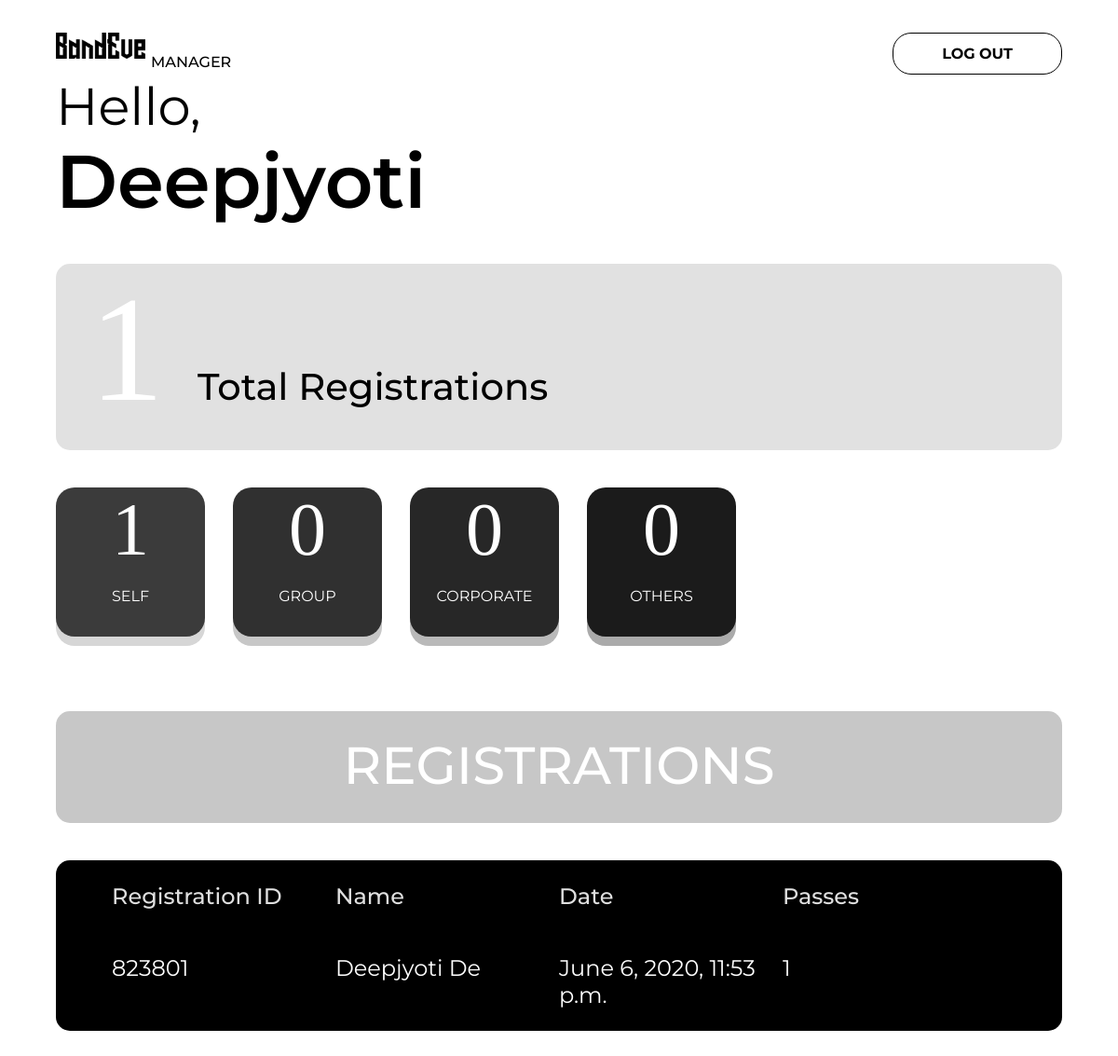
/manager/admin_page (signed in), run on an earlier commit of the app's database.
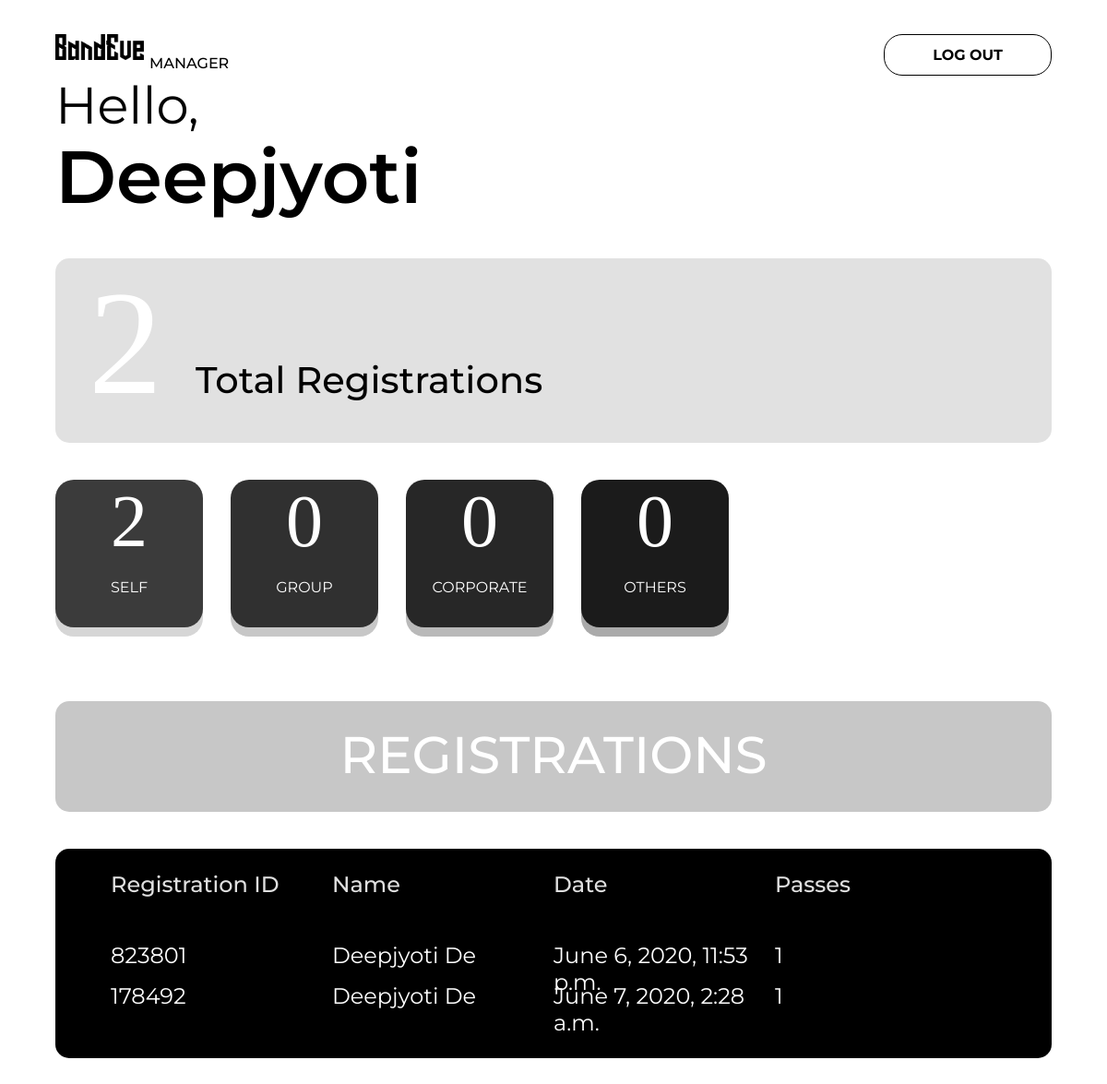
And on a later commit of the database.
### event/models.py (models this page shows, shortened)
class Register(models.Model):
    regChoice = (
        ('Self', 'Self'),
        ('Group', 'Group'),
        ('Corporate', 'Corporate'),
        ('Others', 'Others'),
    )
    name = models.CharField(max_length=50)
    email = models.EmailField(max_length=254,null=True)
    phoneNumber = PhoneNumberField(null=True)
    idCard = models.ImageField(upload_to='idCard', null=True)
    regType = models.CharField(max_length=25, choices=regChoice,null=True)
    ticketNo = models.CharField(max_length=20, null=True)
    date = models.DateTimeField(auto_now=True)
    expDate = models.DateTimeField(null=True)
    status = models.BooleanField(default=False)
    random = models.IntegerField(null=True)

### admin_app/views.py (the view)
# urls.py: path('admin_page', views.admin_page, name='admin_page'),
@login_required(login_url="manager_login")
def admin_page(request):
    data = Register.objects.all()
    Self = Register.objects.filter(regType="Self").count()
    Group = Register.objects.filter(regType="Group").count()
    Corporate = Register.objects.filter(regType="Corporate").count()
    Others = Register.objects.filter(regType="Others").count()
    Total = Self+Group+Corporate+Others
    context = {
        "data": data,
        "Self": Self,
        "Group": Group,
        "Corporate": Corporate,
        "Others": Others,
        "Total": Total,
    }
    return render(request, "admin_page.html", context)

### templates/admin_page.html (shortened to what this page needs)
{% load static %}
<!DOCTYPE html>
<html lang="en">
<head>
    <link rel="stylesheet" href="https://cdnjs.cloudflare.com/ajax/libs/font-awesome/5.12.0-2/css/all.min.css">
    <link rel="stylesheet" href="{% static 'css/admin_page.css' %}">
</head>
<body>
    <a id="btn2" href="{% url 'manager_logout' %}">LOG OUT</a>
    <a href="/"><img id="bev" src="{% static 'img/Bandeve.png' %}" alt=""></a>
    <p id="man">manager</p>
    {% if user.is_authenticated %}
    <p id="hl">Hello,</p>
    <p id="adm">{{user.username}}</p>
    {% endif %}
    <div id="tot">
        <p id="totl">{{Total}}</p>
        <p id="totlr">Total Registrations</p>
    </div>
    <div id="divided">
        <div id="divided1">
            <div id="self">
                <p id="divnum">{{Self}}</p>
                <p id="divname">SELF</p>
            </div>
            <div id="group">
                <p id="divnum">{{Group}}</p>
                <p id="divname">GROUP</p>
            </div>
        </div>
        <div id="divided2">
            <div id="corporate">
                <p id="divnum">{{Corporate}}</p>
                <p id="divname">CORPORATE</p>
            </div>
            <div id="others">
                <p id="divnum">{{Others}}</p>
                <p id="divname">OTHERS</p>
            </div>
        </div>
    </div>
    <div id="tot2">
        <p>REGISTRATIONS</p>
    </div>
    <div id="list">
        <div id="listdiv">
            <p><span id="rg">Registration</span> ID</p>
            <p id="nm">Name</p>
            <p id="dt">Date</p>
            <p id="ps">Passes</p>
        </div>
        {% for x in data %}
        <div id="listdivitem">
            <p><a style="text-decoration: none; color: white;" href="{% url 'profile' x.id %}">{{x.random}}</a></p>
            <p>{{x.name}}</p>
            <p>{{x.date}}</p>
            <p>{{x.ticketNo}}</p>
        </div>
        {% endfor %}
    </div>
</body>
</html>

### static/css/admin_page.css (style rules this page uses)
body { margin: 0; padding: 0; }
#hl { font-size: 7vh; font-family: montserrat,'sans-serif'; margin-left: 5vw; padding: 0; margin-top: 10vh; }
#adm { font-size: 10vh; font-family: montserrat,'sans-serif'; margin-left: 5vw; padding: 0; margin-top: -5vh; margin-bottom: 0; font-weight: 600; }
#bev { left: 5%; width: 8vw; height: auto; position: absolute; top: 3%; background: rgba(112, 43, 43, 0); z-index: 8; }
#man { left: 13.5%; width: 8vw; height: auto; position: absolute; top: 3.5%; font-weight: 500; text-transform: uppercase; background: rgba(112, 43, 43, 0); z-index: 8; font-family: montserrat,'sans-serif'; }
#tot { border-radius: 15px; height: 25vh; width: 90vw; background: rgba(0, 0, 0, 0.116); margin-left: 5vw; margin-top: 5vh; display: flex; flex-direction: row; align-items: baseline; }
#totl { font-size: 20vh; font-family: fantasy; margin-left: 3vw; margin-top: 0vh; color: rgb(255, 255, 255); }
#totlr { font-size: 5vh; font-weight: 500; margin-left: 3vw; margin-top: 5vh; color: rgb(0, 0, 0); font-family: montserrat,'sans-serif'; }
#self,#group,#corporate,#others { width: 20vh; height: 20vh; border-radius: 20px; margin-right: 2.5vw; text-align: center; }
#divided { margin-left: 5vw; margin-top: 5vh; display: flex; flex-direction: row; }
#divided1,#divided2 { display: flex; flex-direction: row; }
#divnum { color: white; font-size: 10vh; margin-top: 0; margin-bottom: 0; font-family: fantasy; }
#divname { color: white; font-family: montserrat,'sans-serif'; }
#group { background: rgb(48, 48, 48); box-shadow: 0px 10px rgb(199, 199, 199); }
#corporate { background: rgb(39, 39, 39); box-shadow: 0px 10px rgb(185, 185, 185); }
#self { background: rgb(59, 59, 59); box-shadow: 0px 10px rgb(214, 214, 214); }
#others { background: rgb(27, 27, 27); box-shadow: 0px 10px rgb(170, 170, 170); }
#tot2 { border-radius: 15px; height: 15vh; width: 90vw; background: rgba(0, 0, 0, 0.219); margin-left: 5vw; margin-top: 10vh; display: flex; flex-direction: row; align-items: baseline; }
#tot2 p { width: 90vw; text-align: center; font-size: 7vh; margin-top: 3vh; font-weight: 500; color: rgb(255, 255, 255); font-family: montserrat,'sans-serif'; }
#list { margin-top: 5vh; margin-bottom: 10vh; border-radius: 15px; margin-left: 5vw; height: auto; width: 90vw; background: #000; }
#listdiv { display: flex; flex-direction: row; margin-left: 5vw; }
#list #listdiv p { color: rgb(223, 223, 223); width: 20vw; font-family: montserrat,'sans-serif'; text-align: left; font-size: 3vh; font-weight: 500; }
#listdivitem { display: flex; flex-direction: row; margin-left: 5vw; margin-bottom: -5vh; margin-top: 0; }
#list #listdivitem p { color: rgb(255, 255, 255); width: 20vw; font-family: montserrat,'sans-serif'; text-align: left; font-size: 3vh; }
#btn2 { right: 5%; width: 15vw; background: rgb(255, 255, 255); background-size: cover; text-align: center; padding: 1.5vh 0px 1.5vh 0px; border: solid 1px rgb(0, 0, 0); border-radius: 20px; font-size: 2vh; font-weight: 700; text-decoration: none; color: rgb(0, 0, 0); font-family: 'Montserrat', sans-serif; position: absolute; top: 3%; transform: translate(0%, 0%); z-index: 10; }

What changed in the data, as far as the page shows it:
added Register: random "178492", name "Deepjyoti De", date "June 7, 2020, 2:28 a.m.", ticketNo "1"
Also different on the page:
{{ Total }}: "1" → "2"
{{ Self }}: "1" → "2"
